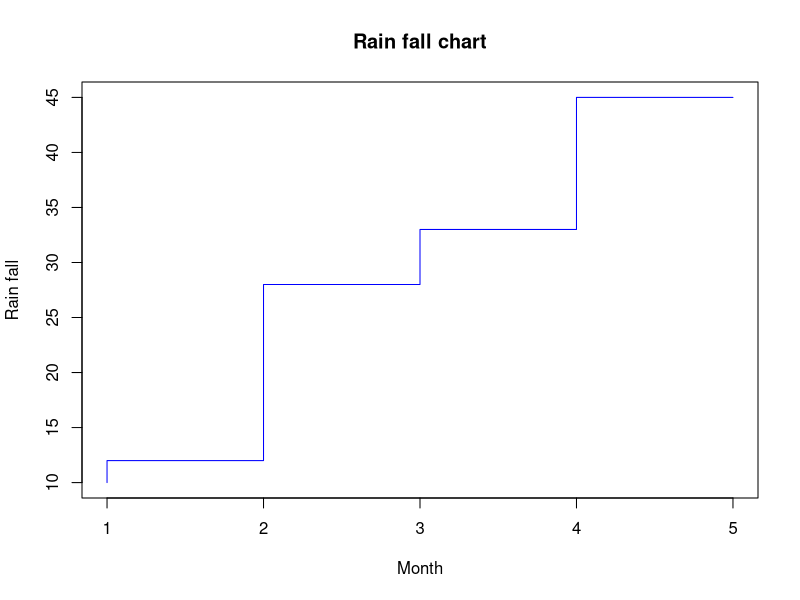
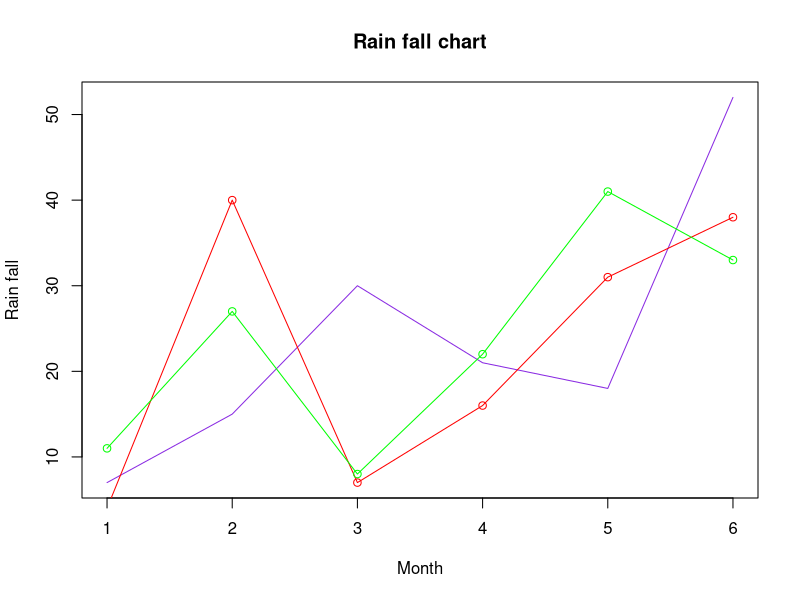

Generate these figures, in order, with R:
#Creating line chart in R
v<-c(10,12,28,33,45)

#set path 
getwd()
setwd('D:/rprogram6005')

# Give the chart file a name.
  png(file = "line_chart.png")
  
# Plot the line chart.
  plot(v,
       type="S",
       col="blue",xlab="Month",ylab="Rain fall",main="Rain fall chart")
# Save the file.
  dev.off()
       

#Multi lines chart
# Create the data for the chart.

v <- c(7,15,30,21,18,52)
t <- c(4,40,7,16,31,38)
x<- c(11,27,8,22,41,33)
# Give the chart file a name.
jpeg(file = "multiLines.jpg")

#The lines( ) function adds information to a graph. It can not produce a graph on its own.
#Usually it follows a plot(x, y) command that produces a graph.

# Plot the bar chart.
# Plot the bar chart Title , Color & Lables. 
plot(v,type="l",col="blueviolet",xlab="Month",ylab="Rain fall",main="Rain fall chart")

lines(t, type="o", col="red")
lines(x,type="o",col="green")
# Save the file.
dev.off()
  
